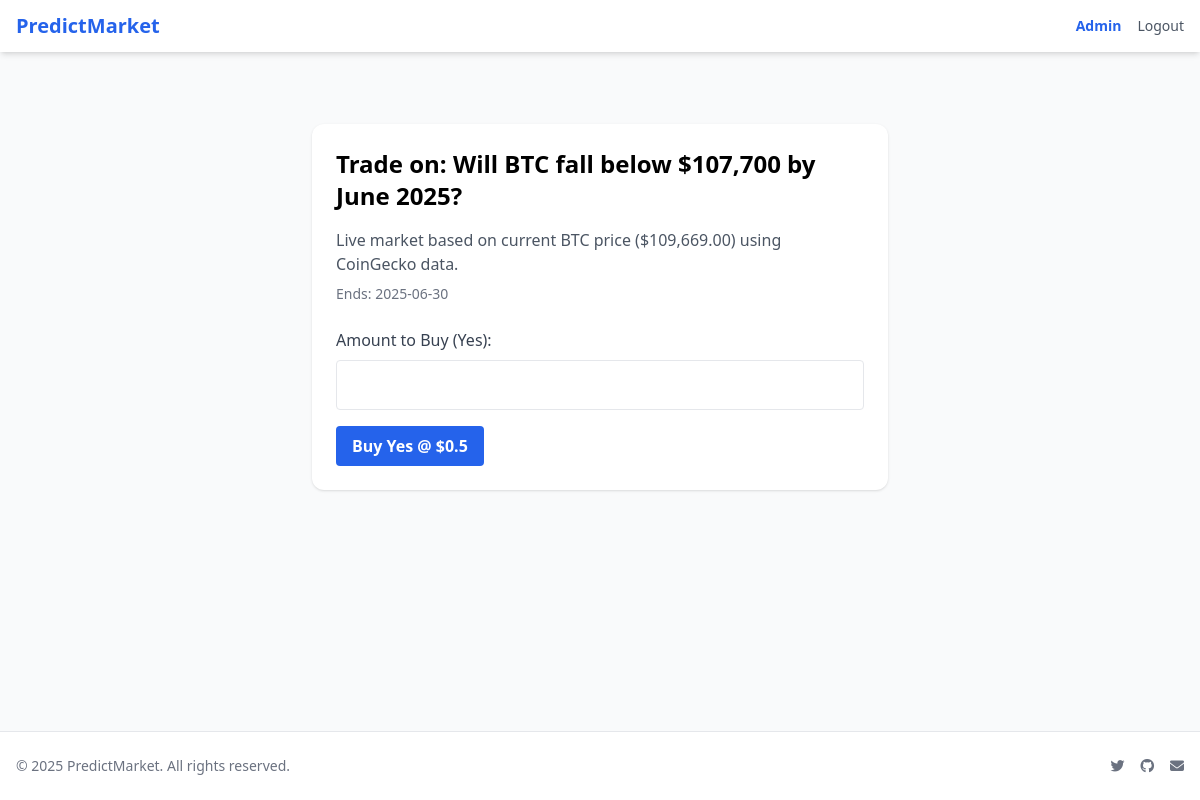
Page /trade/7b759732-6c8b-403c-8234-9ffeaf8d10f2/yes (signed in) on the committed database.
### models/models.py (models this page shows)
class Market(db.Model):
    __tablename__ = 'markets'
    id = db.Column(db.String, primary_key=True, default=lambda: str(uuid.uuid4()))
    title = db.Column(db.String, nullable=False)
    description = db.Column(db.Text)
    category = db.Column(db.String, nullable=True)  # New field for market category
    end_date = db.Column(db.DateTime)
    is_featured = db.Column(db.Boolean, default=False)
    status = db.Column(db.Enum(MarketStatus), default=MarketStatus.active)
    outcome = db.Column(db.Enum(Outcome), nullable=True)
    created_at = db.Column(db.DateTime, default=datetime.utcnow)
    price_yes = db.Column(db.Float, nullable=False, default=0.5)
    price_no = db.Column(db.Float, nullable=False, default=0.5)
    volume = db.Column(db.Float, nullable=False, default=0.0)  # Adding volume field as well

### app.py (the view, shortened to what this page needs)
@app.route('/trade/<string:market_id>/<string:share_type>', methods=['GET', 'POST'])
def trade(market_id, share_type):
    if 'user' not in session:
        flash("Please log in to trade", "error")
        return redirect(url_for('login'))
    if share_type not in ['yes', 'no']:
        flash("Invalid share type", "error")
        return redirect(url_for('market_detail', market_id=market_id))
    market = Market.query.get(market_id)
    if not market:
        flash("Market not found", "error")
        return redirect(url_for('home'))
    return render_template('trade.html', market=market, share_type=share_type)

### templates/trade.html (shortened to what this page needs)
{% extends "base.html" %}
{% block content %}
<div class="max-w-xl mx-auto mt-10 bg-white p-6 rounded-xl shadow">
  <h2 class="text-2xl font-bold mb-4">Trade on: {{ market.title }}</h2>
  <p class="mb-2 text-gray-600">{{ market.description }}</p>
  <p class="text-sm text-gray-500 mb-6">Ends: {{ market.end_date.strftime('%Y-%m-%d') }}</p>
  <form method="POST">
    <label class="block text-gray-700 mb-2">Amount to Buy ({{ share_type|capitalize }}):</label>
    <input type="number" name="amount" step="0.01" min="0.01" required class="w-full p-3 border rounded mb-4">
    <button type="submit" class="bg-blue-600 hover:bg-blue-700 text-white font-semibold px-4 py-2 rounded">
      Buy {{ share_type|capitalize }} @ ${{ market.price_yes if share_type == 'yes' else market.price_no }}
    </button>
  </form>
</div>
{% endblock %}

### rows in the picture
Market: title "Will BTC fall below $107,700 by June 2025?", description "Live market based on current BTC price ($109,669.00) using CoinGecko data.", end_date "2025-06-30", price_yes "0.5"

### other values in the picture
{{ share_type|capitalize }} "Yes"
{{ current_year or 2025 }} "2025"
